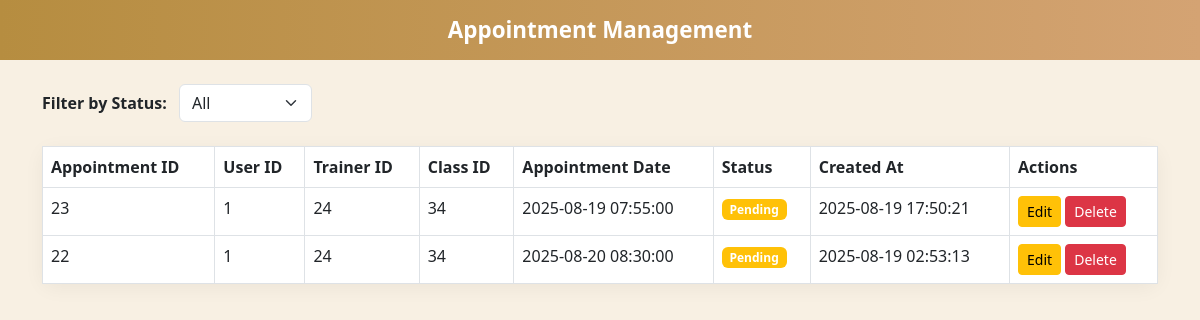
Screenshot of /fitzone/appointment_management.php with the database file from the repository.
### tables this page shows
CREATE TABLE `appointments` (
  `appointment_id` int(11) NOT NULL,
  `id` int(11) NOT NULL,
  `trainer_id` int(11) DEFAULT NULL,
  `class_id` int(11) DEFAULT NULL,
  `appointment_date` datetime NOT NULL,
  `status` enum('pending','confirmed','completed','cancelled') DEFAULT 'pending',
  `created_at` timestamp NOT NULL DEFAULT current_timestamp()
);

### fitzone/appointment_management.php (the view, shortened to what this page needs)
<?php
$servername = "localhost";
$username = "root";
$password = "";
$dbname = "fitzone";
$conn = mysqli_connect($servername, $username, $password, $dbname);
$status_filter = isset($_GET['status']) ? $_GET['status'] : 'all';
$query = "SELECT * FROM appointments";
$query .= " ORDER BY appointment_date, created_at";
$result = mysqli_query($conn, $query);
?>
<!DOCTYPE html>
<html lang="en">
<head>
<link href="https://cdn.jsdelivr.net/npm/bootstrap@5.3.0/dist/css/bootstrap.min.css" rel="stylesheet">
</head>
<body>
<nav class="navbar navbar-expand-lg">
    <div class="container d-flex justify-content-center position-relative">
        <span class="navbar-brand mx-auto">Appointment Management</span>
    </div>
</nav>
<div class="container mt-4">
    <div class="mb-4">
        <label for="status" class="me-2 fw-bold">Filter by Status:</label>
        <select id="status" class="form-select w-auto d-inline" onchange="filterByStatus(this.value)">
            <option value="all" <?= $status_filter === 'all' ? 'selected' : '' ?>>All</option>
        </select>
    </div>
    <div class="card">
        <div class="card-body p-0">
            <div class="table-responsive">
                <table class="table table-hover table-bordered m-0">
                    <thead>
                        <tr>
                            <th>Appointment ID</th>
                            <th>User ID</th>
                            <th>Trainer ID</th>
                            <th>Class ID</th>
                            <th>Appointment Date</th>
                            <th>Status</th>
                            <th>Created At</th>
                            <th>Actions</th>
                        </tr>
                    </thead>
                    <tbody>
                        <?php if (mysqli_num_rows($result) > 0): ?>
                            <?php while ($row = mysqli_fetch_assoc($result)): ?>
                                <tr>
                                    <td><?= $row['appointment_id'] ?></td>
                                    <td><?= $row['id'] ?></td>
                                    <td><?= $row['trainer_id'] ?? 'N/A' ?></td>
                                    <td><?= $row['class_id'] ?? 'N/A' ?></td>
                                    <td><?= $row['appointment_date'] ?></td>
                                    <td>
                                        <span class="badge bg-<?= $row['status'] === 'pending' ? 'warning' : ($row['status'] === 'confirmed' ? 'info' : ($row['status'] === 'completed' ? 'success' : 'danger')) ?>">
                                            <?= ucfirst($row['status']) ?>
                                        </span>
                                    </td>
                                    <td><?= $row['created_at'] ?></td>
                                    <td>
                                        <form method="POST" class="d-inline">
                                            <button type="submit" name="edit" class="btn btn-sm btn-warning">Edit</button>
                                        </form>
                                        <form method="POST" class="d-inline">
                                            <button type="submit" name="delete" class="btn btn-sm btn-danger" onclick="return confirm('Are you sure?')">Delete</button>
                                        </form>
                                    </td>
                                </tr>
                            <?php endwhile; ?>
                        <?php else: ?>
                            <tr><td colspan="8" class="text-center">No appointments found</td></tr>
                        <?php endif; ?>
                    </tbody>
                </table>
            </div>
        </div>
    </div>
</div>
</body>
</html>

### fitzone/appointment_management.php (style rules this page uses)
body { background-color: #f8f0e3; font-family: 'Segoe UI', sans-serif; }
.navbar { background: linear-gradient(90deg, #b68d40, #d4a373); }
.navbar-brand { color: white !important; font-weight: 600; font-size: 1.4rem; }
.card { border-radius: 12px; box-shadow: 0px 4px 20px rgba(0,0,0,0.05); border: none; }
.table thead { background-color: #b68d40; color: white; }

### rows the page displays
appointments: appointment_id "23", id "1", trainer "24", class "34", appointment_date "2025-08-19 07:55:00", status "Pending", created_at "2025-08-19 17:50:21"
appointments: appointment_id "22", id "1", trainer "24", class "34", appointment_date "2025-08-20 08:30:00", status "Pending", created_at "2025-08-19 02:53:13"
